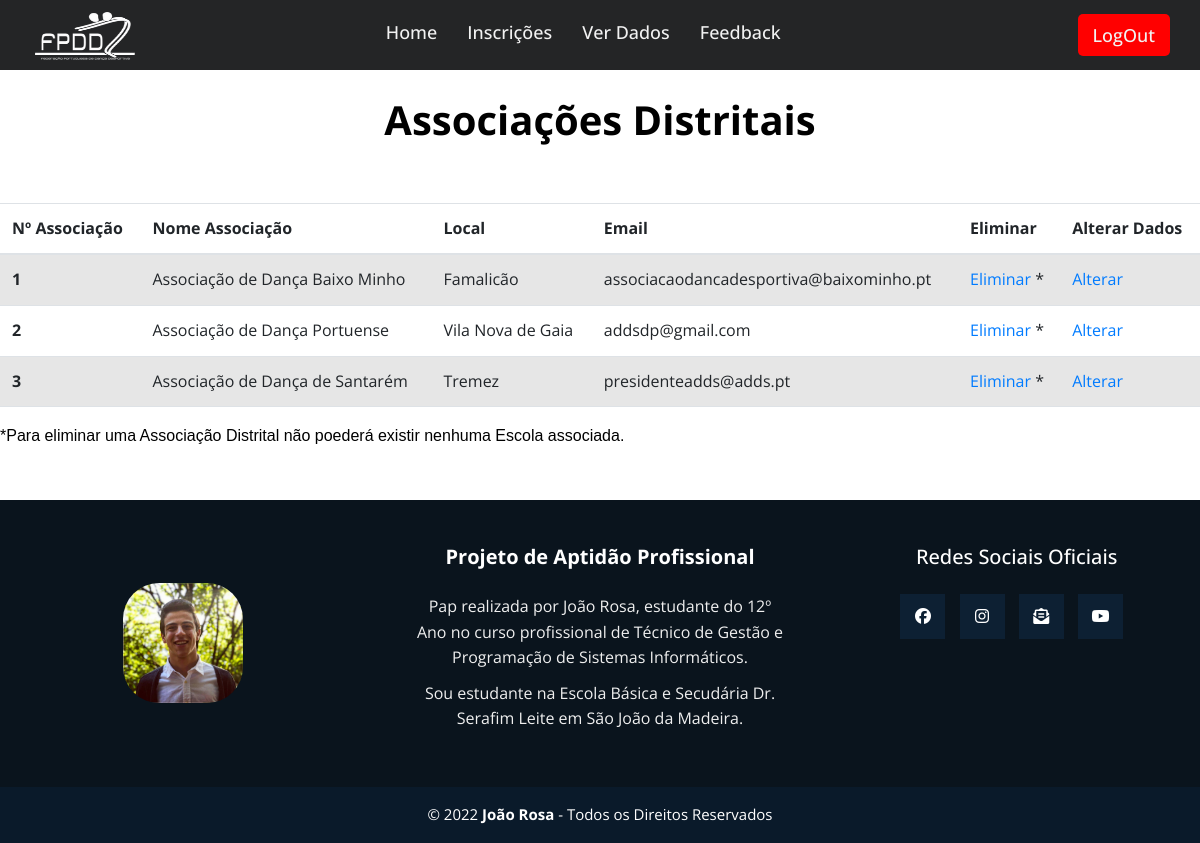
The page /Admin/associacoesDistritais.php (signed in) on the database its author committed.
### tables this page shows
CREATE TABLE `associacao_distrital` (
  `Cod_Associacao` int(11) NOT NULL,
  `Nome` varchar(60) DEFAULT NULL,
  `Local` varchar(40) DEFAULT NULL,
  `Email` varchar(70) DEFAULT NULL
);

### Admin/associacoesDistritais.php (the view, shortened to what this page needs)
<?php
if ($_SESSION['login'] == FALSE) {
    header('location: ../login.php');
} else {
?>
    <!DOCTYPE html>
    <html lang="pt-PT">
    <head>
        <link rel="stylesheet" href="./CSS/PAP_style.css" type="text/css" />
        <link href="https://cdn.jsdelivr.net/npm/bootstrap@5.1.3/dist/css/bootstrap.min.css" rel="stylesheet">
    </head>
    <body>
        <?php include_once('./header.php'); ?>
        <br>
        <center><h1><b>Associações Distritais</b></h1></center>
        <br>
        <br>
        <?php
        $host = 'localhost';
        $db = 'fpdd_final1';
        $user = 'root';
        $pass2 = '';
        $connect = "mysql:host=$host;dbname=$db";
        try {
            $pdo = new PDO($connect, $user, $pass2);
        } catch (PDOException $e) {
            echo "Não foi possível conectar à base de dados!" . $e->getMessage();
        }
        $stmt = $pdo->query("select * from associacao_distrital;");
        $stmt2 = $pdo->query("select count(*) as num from associacao_distrital;");
        if ($fetch = $stmt2->fetch()) {
            $num_rows = $fetch['num'];
            if ($num_rows > 0) {
                echo '<div class="table-responsive">';
                echo ' <table class="table table-striped"> ';
                echo '<thead>';
                echo '<tr>';
                echo '<th scope="col">Nº Associação</th>';
                echo '<th scope="col">Nome Associação</th>';
                echo '<th scope="col">Local </th>';
                echo '<th scope="col">Email</th>';
                echo '<th scope="col">Eliminar</th>';
                echo '<th scope="col">Alterar Dados</th>';
                echo '</tr>';
                echo '</thead>';
                echo '<tbody>';
                foreach ($stmt as $row) {
                    echo '<tr>';
                    echo '<th scope="row">' . $row['Cod_Associacao'] . '</th>';
                    echo '<td>' . $row['Nome'] . '</td>';
                    echo '<td>' . $row['Local'] . '</td>';
                    echo '<td>' . $row['Email'] . '</td>';
                    echo "<td> <a href='./eliminarAssociacao.php?Cod_Associacao=$row[Cod_Associacao]'>Eliminar</a> * </td>";
                    echo "<td> <a href='./alterarAssociacao.php?Cod_Associacao=$row[Cod_Associacao]&Nome=$row[Nome]&Local=$row[Local]&Email=$row[Email]'>Alterar</a> </td>";
                    echo '</tr>';
                }
                echo '</tbody>';
                echo '</table>';
                echo '</div>';
            } else {
                echo "Nenhum registro correspondente à sua consulta foi encontrado.";
            }
        } else {
            echo "ERRO: Não foi possível executar. ";
        }
        ?>
       *Para eliminar uma Associação Distrital não poederá existir nenhuma Escola associada.
        <?php include_once('./footer.php'); ?>
    </body>
    </html>
<?php
}
?>

### CSS/PAP_style.css (style rules this page uses)
* { margin: 0 auto; padding: 0; box-sizing: border-box; font-family: 'Open Sans', sans-serif; }
* { margin: 0; padding: 0; box-sizing: border-box; font-family: 'Poppins', sans-serif; }
body { background: white; color: black; line-height: 1.6; font-family: 'Quicksand', sans-serif; }
* { margin: 0; padding: 0; box-sizing: border-box; font-family: "Poppins", sans-serif; }
* { box-sizing:border-box }
* { margin: 0; padding: 0; box-sizing: border-box; font-family: 'Open Sans', sans-serif; }

### rows shown on the page
associacao_distrital: Cod_Associacao "1", Nome "Associação de Dança Baixo Minho", Local "Famalicão", Email "associacaodancadesportiva@baixominho.pt"
associacao_distrital: Cod_Associacao "2", Nome "Associação de Dança Portuense", Local "Vila Nova de Gaia", Email "addsdp@gmail.com"
associacao_distrital: Cod_Associacao "3", Nome "Associação de Dança de Santarém", Local "Tremez", Email "presidenteadds@adds.pt"
